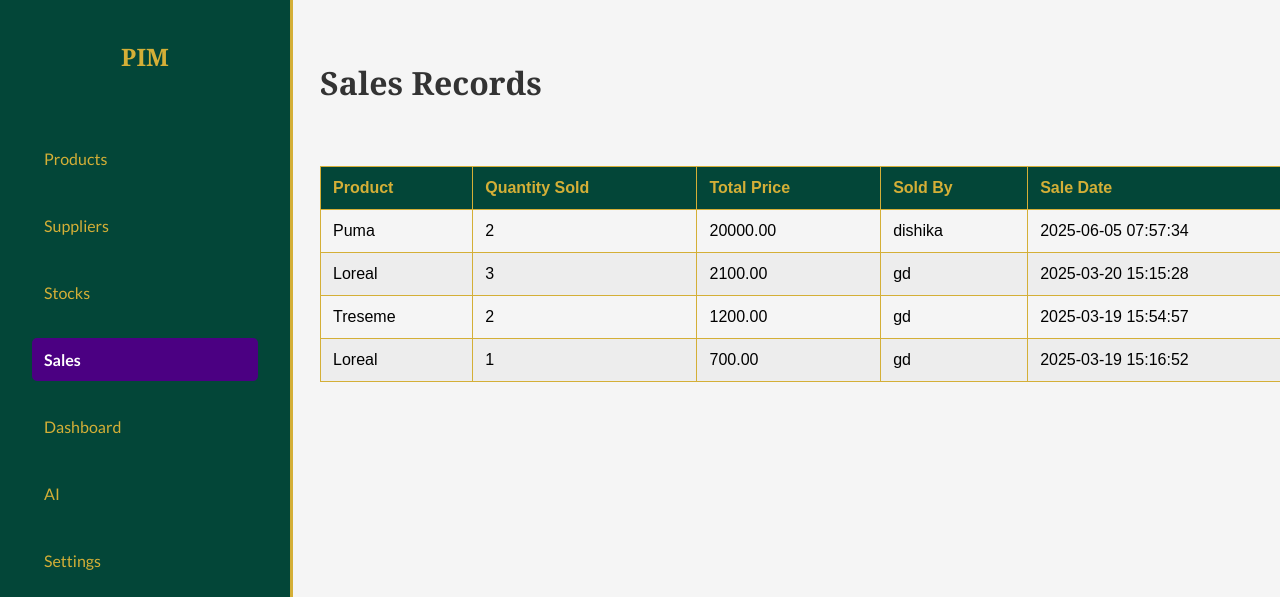
The page /sales.php on the database its author committed.
### tables this page shows
CREATE TABLE `sales` (
  `id` int(11) NOT NULL,
  `product_id` int(11) NOT NULL,
  `quantity_sold` int(11) NOT NULL,
  `total_price` decimal(10,2) NOT NULL,
  `sold_by` int(11) NOT NULL,
  `sale_date` timestamp NOT NULL DEFAULT current_timestamp()
);

CREATE TABLE `products` (
  `id` int(11) NOT NULL,
  `product_name` varchar(255) NOT NULL,
  `created_by` int(11) DEFAULT NULL,
  `updated_at` timestamp NOT NULL DEFAULT current_timestamp() ON UPDATE current_timestamp(),
  `company_id` int(11) DEFAULT NULL,
  `category` varchar(255) DEFAULT NULL,
  `price` decimal(10,2) DEFAULT NULL,
  `cost_price` decimal(10,2) NOT NULL,
  `quantity` int(11) DEFAULT NULL,
  `supplier` int(11) NOT NULL
);

CREATE TABLE `users` (
  `id` int(11) NOT NULL,
  `full_name` varchar(100) DEFAULT NULL,
  `email` varchar(100) DEFAULT NULL,
  `username` varchar(100) DEFAULT NULL,
  `password` varchar(255) DEFAULT NULL,
  `company_id` int(11) DEFAULT NULL,
  `phone_number` varchar(15) DEFAULT NULL,
  `created_at` timestamp NOT NULL DEFAULT current_timestamp(),
  `updated_at` timestamp NOT NULL DEFAULT current_timestamp() ON UPDATE current_timestamp(),
  `status` enum('Approved','Pending','Rejected') NOT NULL DEFAULT 'Pending',
  `is_admin` tinyint(1) DEFAULT 0
);

### sales.php (the view, shortened to what this page needs)
<?php
include('db.php');
$sql = "SELECT s.id, p.product_name, s.quantity_sold, s.total_price, u.full_name AS sold_by, s.sale_date
        FROM sales s
        LEFT JOIN products p ON s.product_id = p.id
        LEFT JOIN users u ON s.sold_by = u.id
        ORDER BY s.sale_date DESC";
$result = $conn->query($sql);
?>
<!DOCTYPE html>
<html lang="en">
<head>
    <link rel="stylesheet" href="style.css">
</head>
<body class="dashboard-page">
    <div>
    <div class="sidebar">
    <h2>PIM</h2>
    <div class="profile">
    </div>
    <ul>
    <li><a href="products.php">Products</a></li>
                <li><a href="suppliers.php">Suppliers</a></li>
                <li><a href="stocks.php">Stocks</a></li>
                <li><a href="sales.php" class="active">Sales</a></li>
                <li><a href="dashboard.php">Dashboard</a></li>
                <li><a href="ai.php">AI</a></li>
                <li><a href="settings.php">Settings</a></li>
    </ul>
    </div>
        <div class="content products-page">
            <h1>Sales Records</h1>
            <table>
                <thead>
                    <tr>
                        <th>Product</th>
                        <th>Quantity Sold</th>
                        <th>Total Price</th>
                        <th>Sold By</th>
                        <th>Sale Date</th>
                    </tr>
                </thead>
                <tbody>
                    <?php if ($result->num_rows > 0): ?>
                        <?php while ($row = $result->fetch_assoc()): ?>
                            <tr>
                                <td><?php echo $row['product_name']; ?></td>
                                <td><?php echo $row['quantity_sold']; ?></td>
                                <td><?php echo $row['total_price']; ?></td>
                                <td><?php echo $row['sold_by']; ?></td>
                                <td><?php echo $row['sale_date']; ?></td>
                            </tr>
                        <?php endwhile; ?>
                    <?php else: ?>
                        <tr><td colspan="5">No sales recorded yet.</td></tr>
                    <?php endif; ?>
                </tbody>
            </table>
        </div>
    </div>
</body>
</html>

### style.css (style rules this page uses)
body { font-family: 'Playfair Display', serif; margin: 0; padding: 0; background-color: #F5F5F5; color: #2C3E50; box-sizing: border-box; display: flex; flex-direction: column; }
h1, h2, h3, h4, h5, h6 { font-family: 'Playfair Display', serif; font-weight: 700; color: #333; }
p, li, a { font-family: 'Lato', sans-serif; font-weight: 400; color: #555; }
html { scroll-behavior: smooth; }
body { font-family: 'Lora', serif; margin: 0; padding: 0; background-color: white; color: black; box-sizing: border-box; display: flex; flex-direction: column; }
.dashboard-page .sidebar { width: 250px; background-color: #034638; color: #D4AF37; padding: 20px; position: fixed; top: 0; left: 0; height: 100%; display: flex; flex-direction: column; justify-content: flex-grow; border-right: 3px solid #D4AF37; }
.dashboard-page .sidebar h2 { text-align: center; font-size: 24px; color: #D4AF37; margin-bottom: 20px; font-weight: bold; }
.dashboard-page .sidebar ul { list-style: none; padding: 0; flex-grow: 1; }
.dashboard-page .sidebar ul li { padding: 12px; }
.dashboard-page .sidebar ul li a { color: #D4AF37; text-decoration: none; display: block; padding: 12px; border-radius: 5px; font-size: 16px; font-weight: 500; transition: all 0.3s ease; }
.dashboard-page .sidebar .active { background-color: #4B0082; color: #FFF; font-weight: bold; }
.dashboard-page .content { margin-left: 300px; padding: 20px; width: calc(100% - 270px); max-width: 1200px; }
.products-page table { width: 100%; border-collapse: collapse; margin-top: 20px; }
.products-page th, .products-page td { padding: 12px; text-align: left; border: 1px solid #D4AF37; }
.products-page th { background-color: #034638; font-weight: bold; color: #D4AF37; }
.products-page tr:nth-child(even) { background-color: #EDEDED; }
body { font-family: Arial, sans-serif; background-color: #f5f5f5; margin: 0; padding: 0; }
.content { display: flex; flex-wrap: wrap; gap: 20px; margin-top: 20px; justify-content: space-between; padding: 20px; }

### rows shown on the page
sales: product.product_name "Puma", quantity_sold "2", total_price "20000.00", sold_by.full_name "dishika", sale_date "2025-06-05 07:57:34"
sales: product.product_name "Loreal", quantity_sold "3", total_price "2100.00", sold_by.full_name "gd", sale_date "2025-03-20 15:15:28"
sales: product.product_name "Treseme", quantity_sold "2", total_price "1200.00", sold_by.full_name "gd", sale_date "2025-03-19 15:54:57"
sales: product.product_name "Loreal", quantity_sold "1", total_price "700.00", sold_by.full_name "gd", sale_date "2025-03-19 15:16:52"
